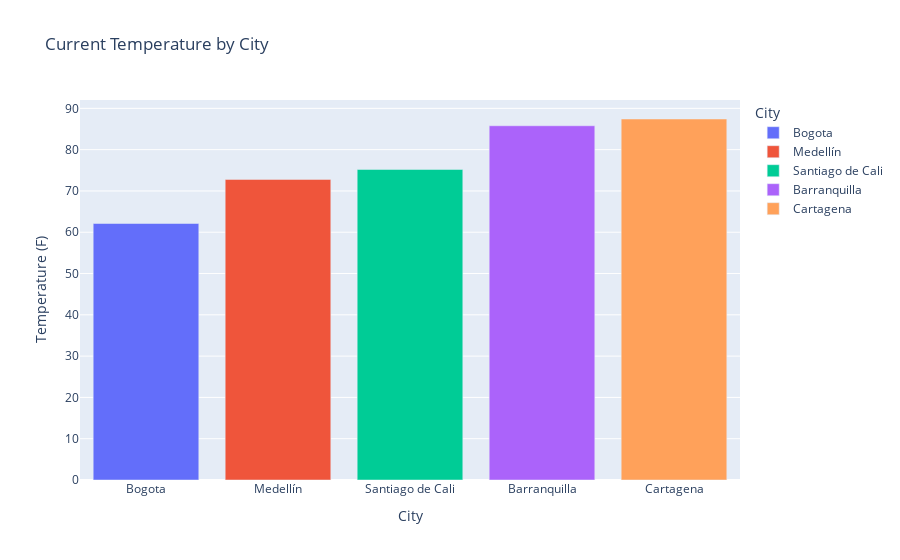

This figure's notebook cell:
### Code cell
data = []
for city_data in weather_data:
    city = city_data["name"]
    country = city_data["sys"]["country"]
    temp_c = city_data["main"]["temp"] - 273.15
    temp_f = temp_c * 9/5 + 32
    humidity = city_data["main"]["humidity"]
    wind_speed = city_data["wind"]["speed"]
    weather_desc = city_data["weather"][0]["description"]
    data.append((city, country, temp_c, temp_f, humidity, wind_speed, weather_desc))
df = pd.DataFrame(data, columns=["City", "Country", "Temperature (C)", "Temperature (F)", "Humidity", "Wind Speed (m/s)", "Weather Description"])
fig = px.bar(df, x="City", y="Temperature (F)", color="City", title="Current Temperature by City",
             hover_data=["Country", "Temperature (C)", "Temperature (F)", "Humidity", "Wind Speed (m/s)", "Weather Description"])
fig.show()

### Figure 1 — Plotly figure (JSON) as saved in the notebook; plotly's stock layout.template omitted (floating-point values rounded to 4 significant figures)
{"data": [{"alignmentgroup": "True", "customdata": [["CO", 16.73, 72, 3.09, "broken clouds"]], "hovertemplate": "City=%{x}<br>Temperature (F)=%{y}<br>Country=%{customdata[0]}<br>Temperature (C)=%{customdata[1]}<br>Humidity=%{customdata[2]}<br>Wind Speed (m/s)=%{customdata[3]}<br>Weather Description=%{customdata[4]}<extra></extra>", "legendgroup": "Bogota", "marker": {"color": "#636efa", "pattern": {"shape": ""}}, "name": "Bogota", "offsetgroup": "Bogota", "orientation": "v", "showlegend": true, "textposition": "auto", "type": "bar", "x": ["Bogota"], "xaxis": "x", "y": [62.11], "yaxis": "y"}, {"alignmentgroup": "True", "customdata": [["CO", 22.66, 75, 8.23, "moderate rain"]], "hovertemplate": "City=%{x}<br>Temperature (F)=%{y}<br>Country=%{customdata[0]}<br>Temperature (C)=%{customdata[1]}<br>Humidity=%{customdata[2]}<br>Wind Speed (m/s)=%{customdata[3]}<br>Weather Description=%{customdata[4]}<extra></extra>", "legendgroup": "Medellín", "marker": {"color": "#EF553B", "pattern": {"shape": ""}}, "name": "Medellín", "offsetgroup": "Medellín", "orientation": "v", "showlegend": true, "textposition": "auto", "type": "bar", "x": ["Medellín"], "xaxis": "x", "y": [72.79], "yaxis": "y"}, {"alignmentgroup": "True", "customdata": [["CO", 24, 73, 5.66, "light rain"]], "hovertemplate": "City=%{x}<br>Temperature (F)=%{y}<br>Country=%{customdata[0]}<br>Temperature (C)=%{customdata[1]}<br>Humidity=%{customdata[2]}<br>Wind Speed (m/s)=%{customdata[3]}<br>Weather Description=%{customdata[4]}<extra></extra>", "legendgroup": "Santiago de Cali", "marker": {"color": "#00cc96", "pattern": {"shape": ""}}, "name": "Santiago de Cali", "offsetgroup": "Santiago de Cali", "orientation": "v", "showlegend": true, "textposition": "auto", "type": "bar", "x": ["Santiago de Cali"], "xaxis": "x", "y": [75.2], "yaxis": "y"}, {"alignmentgroup": "True", "customdata": [["CO", 29.88, 79, 4.12, "scattered clouds"]], "hovertemplate": "City=%{x}<br>Temperature (F)=%{y}<br>Country=%{customdata[0]}<br>Temperature (C)=%{customdata[1]}<br>Humidity=%{customdata[2]}<br>Wind Speed (m/s)=%{customdata[3]}<br>Weather Description=%{customdata[4]}<extra></extra>", "legendgroup": "Barranquilla", "marker": {"color": "#ab63fa", "pattern": {"shape": ""}}, "name": "Barranquilla", "offsetgroup": "Barranquilla", "orientation": "v", "showlegend": true, "textposition": "auto", "type": "bar", "x": ["Barranquilla"], "xaxis": "x", "y": [85.78], "yaxis": "y"}, {"alignmentgroup": "True", "customdata": [["CO", 30.79, 74, 4.12, "light rain"]], "hovertemplate": "City=%{x}<br>Temperature (F)=%{y}<br>Country=%{customdata[0]}<br>Temperature (C)=%{customdata[1]}<br>Humidity=%{customdata[2]}<br>Wind Speed (m/s)=%{customdata[3]}<br>Weather Description=%{customdata[4]}<extra></extra>", "legendgroup": "Cartagena", "marker": {"color": "#FFA15A", "pattern": {"shape": ""}}, "name": "Cartagena", "offsetgroup": "Cartagena", "orientation": "v", "showlegend": true, "textposition": "auto", "type": "bar", "x": ["Cartagena"], "xaxis": "x", "y": [87.42], "yaxis": "y"}], "layout": {"barmode": "relative", "legend": {"title": {"text": "City"}, "tracegroupgap": 0}, "title": {"text": "Current Temperature by City"}, "xaxis": {"anchor": "y", "categoryarray": ["Bogota", "Medellín", "Santiago de Cali", "Barranquilla", "Cartagena"], "categoryorder": "array", "domain": [0, 1], "title": {"text": "City"}}, "yaxis": {"anchor": "x", "domain": [0, 1], "title": {"text": "Temperature (F)"}}}}
